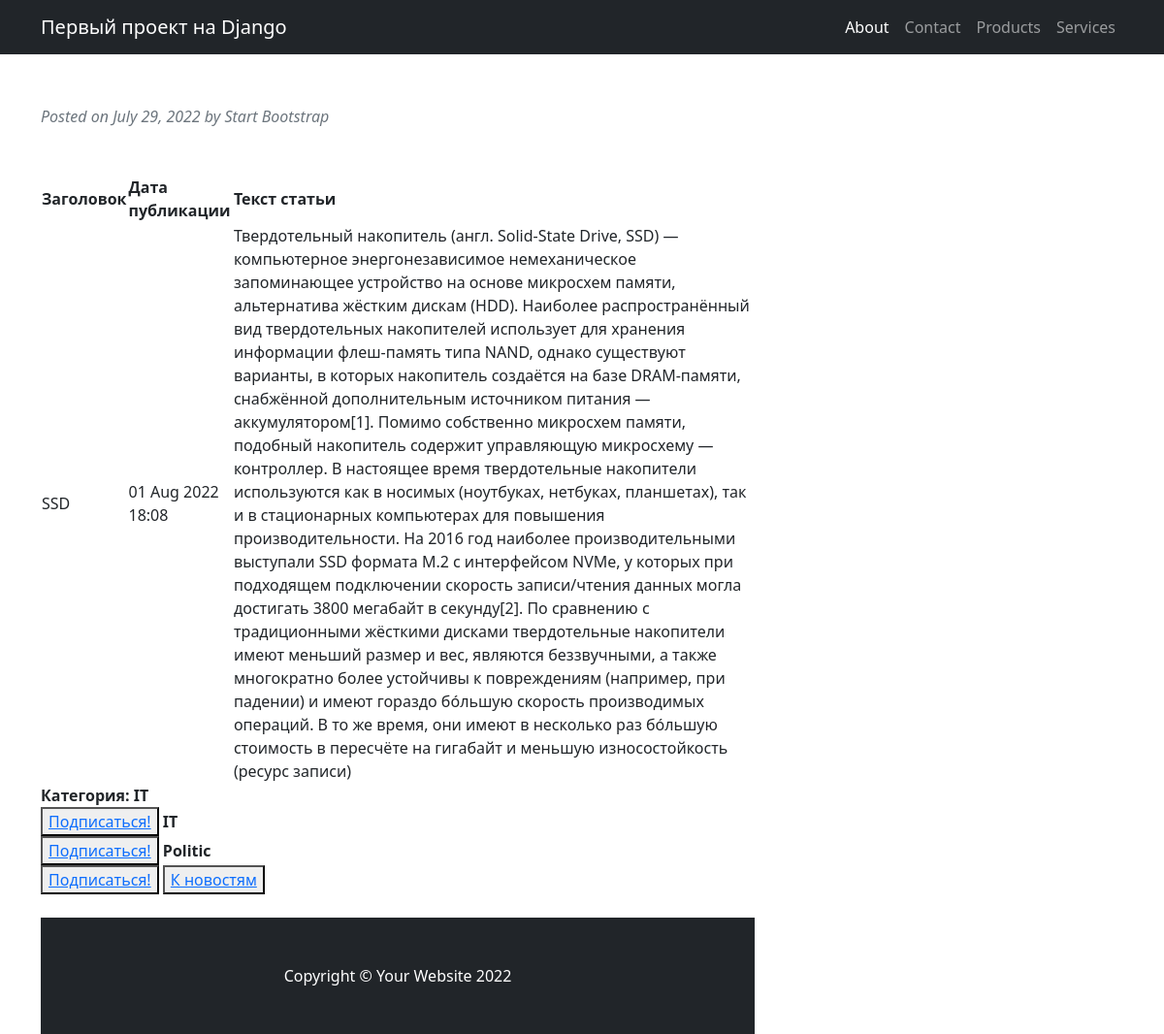
/1/, run on the app's committed database.
### news/models.py (models this page shows, shortened)
class Post(models.Model):
    article = 'AR'
    news = 'NW'
    SELECTION = [
        (article, 'статья'),
        (news, 'новость')
    ]
    selection = models.CharField(max_length=2, choices = SELECTION, default = news)
    time = models.DateTimeField(auto_now_add=True)
    header = models.CharField(max_length=255)
    text = models.TextField()
    rating = models.IntegerField(default=0)
    postCategory = models.ManyToManyField(Category, through='PostCategory')
    postAuthor = models.ForeignKey(Author, on_delete=models.CASCADE)

class Category(models.Model):
    categories = models.CharField(max_length=100, unique=True)
    subscribers = models.ManyToManyField(User, through='Subscriber', blank=True)

### news/views.py (the view)
# urls.py: path('<int:pk>/', PostDetailView.as_view(), name='post_detail'),  # Ссылка на детали поста
class PostDetailView(DetailView):
    model = Post
    template_name = 'flatpages/post_detail.html'
    context_object_name = 'post'
    def get_context_data(self, **kwargs):
        context = super().get_context_data(**kwargs)
        for cat in context['post'].postCategory.all():
            c = Category.objects.get(id=cat.id)
            context['is_not_subscribed'] = not c.subscribers.filter(username=self.request.user.username).exists()
        return context
    def get_object(self, *args, **kwargs):
        obj = cache.get(f'post-{self.kwargs["pk"]}', None)
        if not obj:
            obj = super().get_object(queryset=self.queryset)
            cache.set(f'post-{self.kwargs["pk"]}', obj)
        return obj

### news/templatetags/custom_filters.py (called while the page is built)
@register.filter(name='censor')
def censor(value, arg):
    list_bad_words = ['черт', 'блин', 'капец']
    value_edited = value
    value_final = ''
    for word in list_bad_words:
        value_edited = value_edited.lower()
        value_temp = value_edited.replace(word, arg * len(word))
        value_edited = value_temp
    for i in range(0, len(value)):
        if (value[i] != value_edited[i]) & (value_edited[i].isalpha()):
            temp = value_edited[i].upper()
            value_final += temp
        else:
            value_final += value_edited[i]
    return value_final

### templates/flatpages/post_detail.html (shortened to what this page needs)
{% extends 'flatpages/default.html' %}
{% load custom_filters %}
{% block content %}
<table>
    <thead>
        <th>
            Заголовок
        </th>
        <th>
            Дата публикации
        </th>
        <th>
            Текст статьи
        </th>
    </thead>
    <tr>
        <td>
            {{ post.header|censor:'*' }}
        </td>
        <td>
            {{ post.time|date:'d M Y H:i' }}
        </td>
        <td>
            {{ post.text|censor:'*' }}
        </td>
    </tr>
</table>
<label><b>Категория: </b></label>
{% for cat in post.postCategory.all %}
    <b>{{ cat.categories }}</b><br>
        {% if is_not_subscribed %}
            <button><a href="subscribe/"> Подписаться! </a> </button>
        {% endif %}
{% endfor %}
<button><a href="/"> К новостям</a> </button>
{% endblock content %}

### data on the page
Post: header|censor "SSD", time "01 Aug 2022 18:08", text|censor "Твердотельный накопитель (англ. Solid-State Drive, SSD) — компьютерное энергонезависимое немеханическое запоминающее устройство на основе микросхем памяти, альтернатива жёстким дискам (HDD). Наиболее распространённый вид твердотельных накопителей использует для хранения информации флеш-память типа NAND, однако существуют варианты, в которых накопитель создаётся на базе DRAM-памяти, снабжённой дополнительным источником питания — аккумулятором[1]. Помимо собственно микросхем памяти, подобный накопитель содержит управляющую микросхему — контроллер. В настоящее время твердотельные накопители используются как в носимых (ноутбуках, нетбуках, планшетах), так и в стационарных компьютерах для…"
Category: categories "IT"
Category: categories "Politic"
